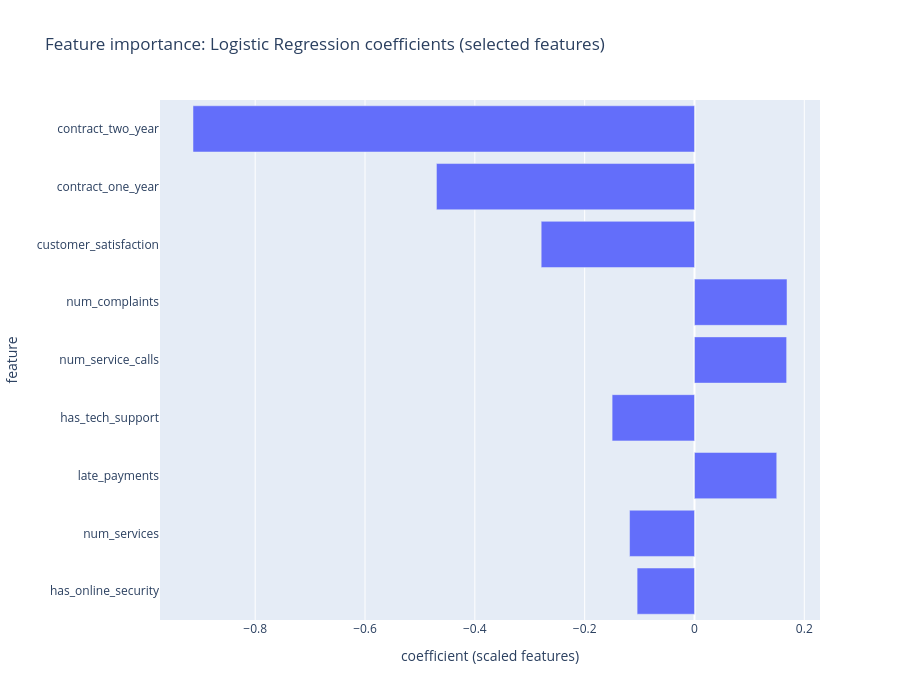

Notebook code for this chart:
### Code cell
fig = px.bar(importance.sort_values("abs_coefficient"), x="coefficient", y="feature", orientation="h",
             height=700, title="Feature importance: Logistic Regression coefficients (selected features)",
             labels={"coefficient": "coefficient (scaled features)"})
fig.show()
dashboard_figures.append(fig)
dashboard_notes.append("Coefficients of the baseline Logistic Regression on standardized features: negative = lower churn "
                       "risk, positive = higher. Contract effects are relative to month-to-month. They describe "
                       "association in this dataset, not causation.")

### Figure 1 — Plotly figure (JSON) as saved in the notebook; plotly's stock layout.template omitted (floating-point values rounded to 4 significant figures)
{"data": [{"alignmentgroup": "True", "hovertemplate": "coefficient (scaled features)=%{x}<br>feature=%{y}<extra></extra>", "legendgroup": "", "marker": {"color": "#636efa", "pattern": {"shape": ""}}, "name": "", "offsetgroup": "", "orientation": "h", "showlegend": false, "textposition": "auto", "type": "bar", "x": [-0.1045, -0.1183, 0.1498, -0.15, 0.1678, 0.1685, -0.2792, -0.4699, -0.9133], "xaxis": "x", "y": ["has_online_security", "num_services", "late_payments", "has_tech_support", "num_service_calls", "num_complaints", "customer_satisfaction", "contract_one_year", "contract_two_year"], "yaxis": "y"}], "layout": {"barmode": "relative", "height": 700, "legend": {"tracegroupgap": 0}, "title": {"text": "Feature importance: Logistic Regression coefficients (selected features)"}, "xaxis": {"anchor": "y", "domain": [0.0, 1.0], "title": {"text": "coefficient (scaled features)"}}, "yaxis": {"anchor": "x", "domain": [0.0, 1.0], "title": {"text": "feature"}}}}
